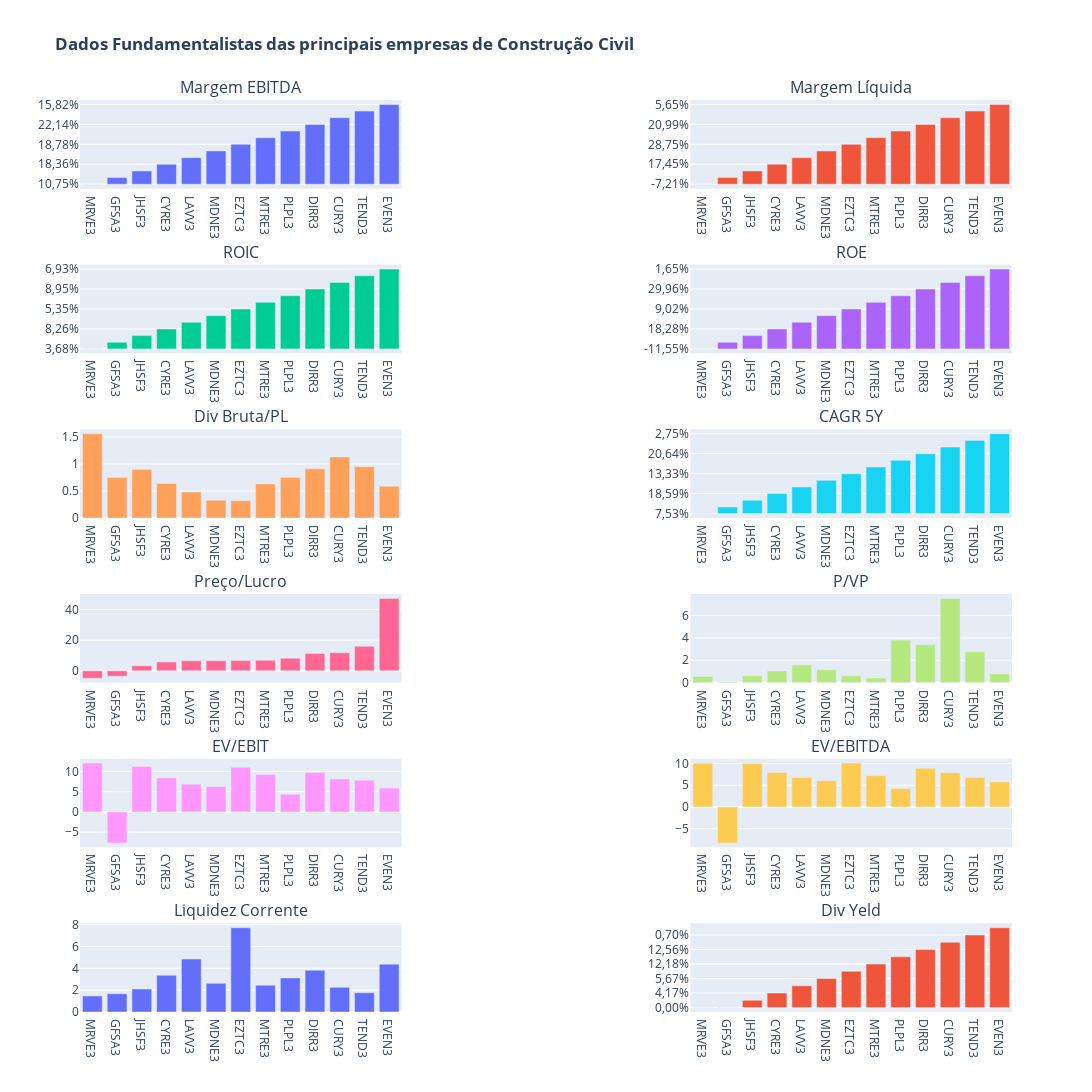

The code cell stored with this chart in its notebook:
### Code cell
display(dfunds[dfunds['Papel'].isin(IBr+[codigo])].set_index('Papel')[['Cotação','P/L', 'P/VP', 'Div.Yield', 'Dív.Brut/ Patrim.', 'Liq. Corr.','EV/EBIT', 'Mrg. Líq.', 'ROE','Cresc. Rec.5a']])

luc = dfunds[dfunds['Papel'].isin(IBrA+[codigo])].set_index('Papel')[['Mrg. Líq.' , 'Mrg Ebit' , 'ROIC', 'ROE', 'Div.Yield', 'Cresc. Rec.5a']]
end = dfunds[dfunds['Papel'].isin(IBrA+[codigo])].set_index('Papel')[['Dív.Brut/ Patrim.']]
val = dfunds[dfunds['Papel'].isin(IBrA+[codigo])].set_index('Papel')[['P/L', 'P/VP', 'EV/EBIT', 'EV/EBITDA']]
liq = dfunds[dfunds['Papel'].isin(IBrA+[codigo])].set_index('Papel')[['Liq. Corr.']]

fig = make_subplots(rows=6,
                    cols=2,
                    row_heights=[5,5,5,5,5,5],
                    column_widths=[3,3],
                    subplot_titles=('Margem EBITDA', 'Margem Líquida',
                                    'ROIC', 'ROE',
                                    'Div Bruta/PL', 'CAGR 5Y',
                                    'Preço/Lucro', 'P/VP',
                                    'EV/EBIT', 'EV/EBITDA',
                                    'Liquidez Corrente', 'Div Yeld'),
                    horizontal_spacing=0.31,
                    shared_xaxes=False)

fig.add_trace(go.Bar(name='Margem_Ebtida', x=luc.index, y=luc['Mrg Ebit']), row=1, col=1)
fig.add_trace(go.Bar(name='Margem_Liquida', x=luc.index, y=luc['Mrg. Líq.']), row=1, col=2)

fig.add_trace(go.Bar(name='ROIC', x=luc.index, y=luc['ROIC']), row=2, col=1)
fig.add_trace(go.Bar(name='ROE', x=luc.index, y=luc['ROE']), row=2, col=2)

fig.add_trace(go.Bar(name='div/patr', x=end.index, y=end['Dív.Brut/ Patrim.']), row=3, col=1)
fig.add_trace(go.Bar(name='c5y', x=luc.index, y=luc['Cresc. Rec.5a']), row=3, col=2)

fig.add_trace(go.Bar(name='pl', x=val.index, y=val['P/L']), row=4, col=1)
fig.add_trace(go.Bar(name='pvp', x=val.index,y=val['P/VP']), row=4, col=2)

fig.add_trace(go.Bar(name='evebit', x=val.index, y=val['EV/EBIT']), row=5, col=1)
fig.add_trace(go.Bar(name='evebitda', x=val.index, y=val['EV/EBITDA']), row=5, col=2)

fig.add_trace(go.Bar(name='liq', x=liq.index, y=liq['Liq. Corr.']), row=6, col=1)
fig.add_trace(go.Bar(name='dy', x=luc.index, y=luc['Div.Yield']), row=6, col=2)

fig.update_layout(title_text=f'<b>Dados Fundamentalistas das principais empresas de {setor}<b>',
                #   template='plotly_dark',#template pré-definido da plotly
                  showlegend=False, #esconder ou mostrar legenda
                  height=1200, #altura
                  width=1200) #largura
fig.show()

### Figure 1 — Plotly figure (JSON) as saved in the notebook; plotly's stock layout.template omitted (floating-point values rounded to 4 significant figures)
{"data": [{"name": "Margem_Ebtida", "type": "bar", "x": ["MRVE3", "GFSA3", "JHSF3", "CYRE3", "LAVV3", "MDNE3", "EZTC3", "MTRE3", "PLPL3", "DIRR3", "CURY3", "TEND3", "EVEN3"], "xaxis": "x", "y": ["10,75%", "-19,66%", "35,46%", "18,36%", "21,69%", "18,61%", "18,78%", "8,16%", "27,06%", "22,14%", "23,59%", "12,89%", "15,82%"], "yaxis": "y"}, {"name": "Margem_Liquida", "type": "bar", "x": ["MRVE3", "GFSA3", "JHSF3", "CYRE3", "LAVV3", "MDNE3", "EZTC3", "MTRE3", "PLPL3", "DIRR3", "CURY3", "TEND3", "EVEN3"], "xaxis": "x2", "y": ["-7,21%", "-4,00%", "61,62%", "17,45%", "26,06%", "16,42%", "28,75%", "7,10%", "15,64%", "20,99%", "18,08%", "5,08%", "5,65%"], "yaxis": "y2"}, {"name": "ROIC", "type": "bar", "x": ["MRVE3", "GFSA3", "JHSF3", "CYRE3", "LAVV3", "MDNE3", "EZTC3", "MTRE3", "PLPL3", "DIRR3", "CURY3", "TEND3", "EVEN3"], "xaxis": "x3", "y": ["3,68%", "-4,16%", "4,81%", "8,26%", "12,56%", "8,68%", "5,35%", "4,73%", "45,75%", "8,95%", "33,08%", "10,28%", "6,93%"], "yaxis": "y3"}, {"name": "ROE", "type": "bar", "x": ["MRVE3", "GFSA3", "JHSF3", "CYRE3", "LAVV3", "MDNE3", "EZTC3", "MTRE3", "PLPL3", "DIRR3", "CURY3", "TEND3", "EVEN3"], "xaxis": "x4", "y": ["-11,55%", "-1,97%", "18,55%", "18,28%", "24,07%", "17,33%", "9,02%", "5,95%", "46,07%", "29,96%", "63,68%", "17,30%", "1,65%"], "yaxis": "y4"}, {"name": "div/patr", "type": "bar", "x": ["MRVE3", "GFSA3", "JHSF3", "CYRE3", "LAVV3", "MDNE3", "EZTC3", "MTRE3", "PLPL3", "DIRR3", "CURY3", "TEND3", "EVEN3"], "xaxis": "x5", "y": [1.56, 0.75, 0.9, 0.64, 0.48, 0.33, 0.32, 0.63, 0.75, 0.91, 1.13, 0.95, 0.59], "yaxis": "y5"}, {"name": "c5y", "type": "bar", "x": ["MRVE3", "GFSA3", "JHSF3", "CYRE3", "LAVV3", "MDNE3", "EZTC3", "MTRE3", "PLPL3", "DIRR3", "CURY3", "TEND3", "EVEN3"], "xaxis": "x6", "y": ["7,53%", "2,42%", "1,18%", "18,59%", "38,31%", "31,07%", "13,33%", "26,76%", "28,28%", "20,64%", "34,85%", "8,50%", "2,75%"], "yaxis": "y6"}, {"name": "pl", "type": "bar", "x": ["MRVE3", "GFSA3", "JHSF3", "CYRE3", "LAVV3", "MDNE3", "EZTC3", "MTRE3", "PLPL3", "DIRR3", "CURY3", "TEND3", "EVEN3"], "xaxis": "x7", "y": [-4.81, -3.51, 3.35, 5.76, 6.58, 6.65, 6.73, 6.9, 8.25, 11.28, 11.8, 15.99, 47.24], "yaxis": "y7"}, {"name": "pvp", "type": "bar", "x": ["MRVE3", "GFSA3", "JHSF3", "CYRE3", "LAVV3", "MDNE3", "EZTC3", "MTRE3", "PLPL3", "DIRR3", "CURY3", "TEND3", "EVEN3"], "xaxis": "x8", "y": [0.56, 0.07, 0.62, 1.05, 1.58, 1.15, 0.61, 0.41, 3.8, 3.38, 7.52, 2.77, 0.78], "yaxis": "y8"}, {"name": "evebit", "type": "bar", "x": ["MRVE3", "GFSA3", "JHSF3", "CYRE3", "LAVV3", "MDNE3", "EZTC3", "MTRE3", "PLPL3", "DIRR3", "CURY3", "TEND3", "EVEN3"], "xaxis": "x9", "y": [12.05, -7.66, 11.23, 8.38, 6.84, 6.27, 11.0, 9.25, 4.36, 9.75, 8.13, 7.84, 5.87], "yaxis": "y9"}, {"name": "evebitda", "type": "bar", "x": ["MRVE3", "GFSA3", "JHSF3", "CYRE3", "LAVV3", "MDNE3", "EZTC3", "MTRE3", "PLPL3", "DIRR3", "CURY3", "TEND3", "EVEN3"], "xaxis": "x10", "y": [10.07, -8.29, 10.0, 7.95, 6.82, 6.05, 10.12, 7.21, 4.24, 8.94, 7.88, 6.77, 5.8], "yaxis": "y10"}, {"name": "liq", "type": "bar", "x": ["MRVE3", "GFSA3", "JHSF3", "CYRE3", "LAVV3", "MDNE3", "EZTC3", "MTRE3", "PLPL3", "DIRR3", "CURY3", "TEND3", "EVEN3"], "xaxis": "x11", "y": [1.47, 1.67, 2.1, 3.36, 4.85, 2.62, 7.71, 2.45, 3.12, 3.82, 2.26, 1.77, 4.38], "yaxis": "y11"}, {"name": "dy", "type": "bar", "x": ["MRVE3", "GFSA3", "JHSF3", "CYRE3", "LAVV3", "MDNE3", "EZTC3", "MTRE3", "PLPL3", "DIRR3", "CURY3", "TEND3", "EVEN3"], "xaxis": "x12", "y": ["0,00%", "0,00%", "7,06%", "4,17%", "8,48%", "5,67%", "8,68%", "12,18%", "6,73%", "12,56%", "4,16%", "0,70%", "5,45%"], "yaxis": "y12"}], "layout": {"annotations": [{"font": {"size": 16}, "showarrow": false, "text": "Margem EBITDA", "x": 0.1725, "xanchor": "center", "xref": "paper", "y": 1.0, "yanchor": "bottom", "yref": "paper"}, {"font": {"size": 16}, "showarrow": false, "text": "Margem Líquida", "x": 0.8275, "xanchor": "center", "xref": "paper", "y": 1.0, "yanchor": "bottom", "yref": "paper"}, {"font": {"size": 16}, "showarrow": false, "text": "ROIC", "x": 0.1725, "xanchor": "center", "xref": "paper", "y": 0.8194, "yanchor": "bottom", "yref": "paper"}, {"font": {"size": 16}, "showarrow": false, "text": "ROE", "x": 0.8275, "xanchor": "center", "xref": "paper", "y": 0.8194, "yanchor": "bottom", "yref": "paper"}, {"font": {"size": 16}, "showarrow": false, "text": "Div Bruta/PL", "x": 0.1725, "xanchor": "center", "xref": "paper", "y": 0.6389, "yanchor": "bottom", "yref": "paper"}, {"font": {"size": 16}, "showarrow": false, "text": "CAGR 5Y", "x": 0.8275, "xanchor": "center", "xref": "paper", "y": 0.6389, "yanchor": "bottom", "yref": "paper"}, {"font": {"size": 16}, "showarrow": false, "text": "Preço/Lucro", "x": 0.1725, "xanchor": "center", "xref": "paper", "y": 0.4583, "yanchor": "bottom", "yref": "paper"}, {"font": {"size": 16}, "showarrow": false, "text": "P/VP", "x": 0.8275, "xanchor": "center", "xref": "paper", "y": 0.4583, "yanchor": "bottom", "yref": "paper"}, {"font": {"size": 16}, "showarrow": false, "text": "EV/EBIT", "x": 0.1725, "xanchor": "center", "xref": "paper", "y": 0.2778, "yanchor": "bottom", "yref": "paper"}, {"font": {"size": 16}, "showarrow": false, "text": "EV/EBITDA", "x": 0.8275, "xanchor": "center", "xref": "paper", "y": 0.2778, "yanchor": "bottom", "yref": "paper"}, {"font": {"size": 16}, "showarrow": false, "text": "Liquidez Corrente", "x": 0.1725, "xanchor": "center", "xref": "paper", "y": 0.09722, "yanchor": "bottom", "yref": "paper"}, {"font": {"size": 16}, "showarrow": false, "text": "Div Yeld", "x": 0.8275, "xanchor": "center", "xref": "paper", "y": 0.09722, "yanchor": "bottom", "yref": "paper"}], "height": 1200, "showlegend": false, "title": {"text": "<b>Dados Fundamentalistas das principais empresas de Construção Civil<b>"}, "width": 1200, "xaxis": {"anchor": "y", "domain": [0, 0.345]}, "xaxis10": {"anchor": "y10", "domain": [0.655, 1]}, "xaxis11": {"anchor": "y11", "domain": [0, 0.345]}, "xaxis12": {"anchor": "y12", "domain": [0.655, 1]}, "xaxis2": {"anchor": "y2", "domain": [0.655, 1]}, "xaxis3": {"anchor": "y3", "domain": [0, 0.345]}, "xaxis4": {"anchor": "y4", "domain": [0.655, 1]}, "xaxis5": {"anchor": "y5", "domain": [0, 0.345]}, "xaxis6": {"anchor": "y6", "domain": [0.655, 1]}, "xaxis7": {"anchor": "y7", "domain": [0, 0.345]}, "xaxis8": {"anchor": "y8", "domain": [0.655, 1]}, "xaxis9": {"anchor": "y9", "domain": [0, 0.345]}, "yaxis": {"anchor": "x", "domain": [0.9028, 1.0]}, "yaxis10": {"anchor": "x10", "domain": [0.1806, 0.2778]}, "yaxis11": {"anchor": "x11", "domain": [0, 0.09722]}, "yaxis12": {"anchor": "x12", "domain": [0, 0.09722]}, "yaxis2": {"anchor": "x2", "domain": [0.9028, 1.0]}, "yaxis3": {"anchor": "x3", "domain": [0.7222, 0.8194]}, "yaxis4": {"anchor": "x4", "domain": [0.7222, 0.8194]}, "yaxis5": {"anchor": "x5", "domain": [0.5417, 0.6389]}, "yaxis6": {"anchor": "x6", "domain": [0.5417, 0.6389]}, "yaxis7": {"anchor": "x7", "domain": [0.3611, 0.4583]}, "yaxis8": {"anchor": "x8", "domain": [0.3611, 0.4583]}, "yaxis9": {"anchor": "x9", "domain": [0.1806, 0.2778]}}}
